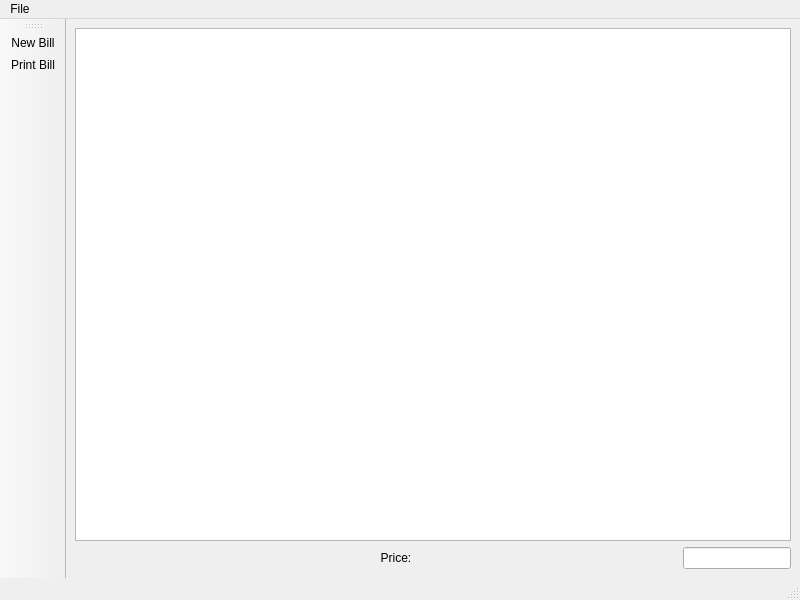
<?xml version="1.0" encoding="UTF-8"?>
<ui version="4.0">
 <class>MainWindow</class>
 <widget class="QMainWindow" name="MainWindow">
  <property name="geometry">
   <rect>
    <x>0</x>
    <y>0</y>
    <width>800</width>
    <height>600</height>
   </rect>
  </property>
  <property name="sizePolicy">
   <sizepolicy hsizetype="Expanding" vsizetype="Expanding">
    <horstretch>0</horstretch>
    <verstretch>0</verstretch>
   </sizepolicy>
  </property>
  <property name="windowTitle">
   <string>MainWindow</string>
  </property>
  <widget class="QWidget" name="centralwidget">
   <layout class="QVBoxLayout" name="verticalLayout">
    <item>
     <widget class="QTableView" name="billData">
      <property name="sizePolicy">
       <sizepolicy hsizetype="Expanding" vsizetype="Expanding">
        <horstretch>0</horstretch>
        <verstretch>0</verstretch>
       </sizepolicy>
      </property>
      <property name="autoFillBackground">
       <bool>true</bool>
      </property>
      <property name="sizeAdjustPolicy">
       <enum>QAbstractScrollArea::AdjustToContents</enum>
      </property>
      <property name="alternatingRowColors">
       <bool>true</bool>
      </property>
      <property name="sortingEnabled">
       <bool>false</bool>
      </property>
      <attribute name="horizontalHeaderVisible">
       <bool>false</bool>
      </attribute>
      <attribute name="horizontalHeaderStretchLastSection">
       <bool>true</bool>
      </attribute>
      <attribute name="verticalHeaderVisible">
       <bool>false</bool>
      </attribute>
      <attribute name="verticalHeaderCascadingSectionResizes">
       <bool>false</bool>
      </attribute>
      <attribute name="verticalHeaderMinimumSectionSize">
       <number>30</number>
      </attribute>
      <attribute name="verticalHeaderDefaultSectionSize">
       <number>30</number>
      </attribute>
      <attribute name="verticalHeaderHighlightSections">
       <bool>false</bool>
      </attribute>
      <attribute name="verticalHeaderStretchLastSection">
       <bool>false</bool>
      </attribute>
     </widget>
    </item>
    <item>
     <layout class="QHBoxLayout" name="Cumulatives">
      <item>
       <spacer name="horizontalSpacer">
        <property name="orientation">
         <enum>Qt::Horizontal</enum>
        </property>
        <property name="sizeType">
         <enum>QSizePolicy::Preferred</enum>
        </property>
        <property name="sizeHint" stdset="0">
         <size>
          <width>40</width>
          <height>20</height>
         </size>
        </property>
       </spacer>
      </item>
      <item>
       <widget class="QLabel" name="TotalPriceLabel">
        <property name="text">
         <string>Price:</string>
        </property>
        <property name="alignment">
         <set>Qt::AlignCenter</set>
        </property>
       </widget>
      </item>
      <item>
       <widget class="QLineEdit" name="TotalPrice">
        <property name="sizePolicy">
         <sizepolicy hsizetype="Fixed" vsizetype="Fixed">
          <horstretch>0</horstretch>
          <verstretch>0</verstretch>
         </sizepolicy>
        </property>
        <property name="text">
         <string/>
        </property>
        <property name="readOnly">
         <bool>true</bool>
        </property>
       </widget>
      </item>
     </layout>
    </item>
   </layout>
  </widget>
  <widget class="QMenuBar" name="menubar">
   <property name="geometry">
    <rect>
     <x>0</x>
     <y>0</y>
     <width>800</width>
     <height>22</height>
    </rect>
   </property>
   <widget class="QMenu" name="menuFile">
    <property name="title">
     <string>File</string>
    </property>
    <addaction name="actionNew_Bill"/>
    <addaction name="actionPrint_Bill"/>
   </widget>
   <addaction name="menuFile"/>
  </widget>
  <widget class="QStatusBar" name="statusbar"/>
  <widget class="QToolBar" name="toolBar">
   <property name="windowTitle">
    <string>toolBar</string>
   </property>
   <attribute name="toolBarArea">
    <enum>LeftToolBarArea</enum>
   </attribute>
   <attribute name="toolBarBreak">
    <bool>false</bool>
   </attribute>
   <addaction name="actionNew_Bill"/>
   <addaction name="actionPrint_Bill"/>
  </widget>
  <action name="actionNew_Bill">
   <property name="text">
    <string>New Bill</string>
   </property>
  </action>
  <action name="actionPrint_Bill">
   <property name="text">
    <string>Print Bill</string>
   </property>
  </action>
 </widget>
 <resources/>
 <connections/>
</ui>
